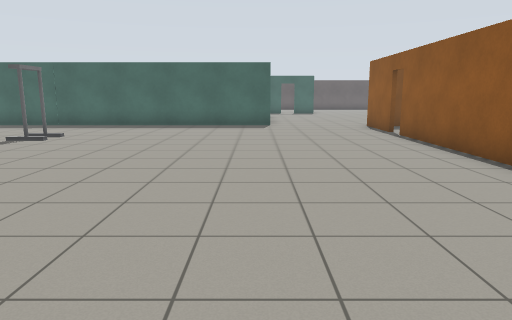
view 1 (above)

24 first-person views from a walk through a robot-simulator world made for Gazebo. The camera is 1.2 m above the floor, tilts 10° down and sees 70° across. The floor is counted in squares, 1 m on a side. Each view is taken from the middle of a square. On the plan, view 1 faces up. The plan holds only what a view shows up to about 14 squares ahead; the rest is blank. The place goes on beyond the plan. The robots in the file are not drawn. Gazebo's built-in surfaces are drawn with simple patterns.

view 2
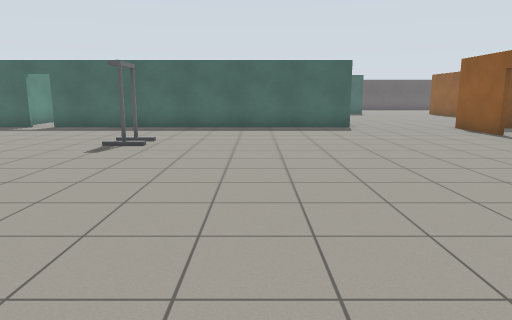

view 3
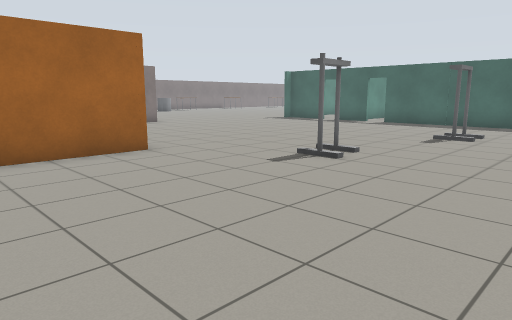

view 4
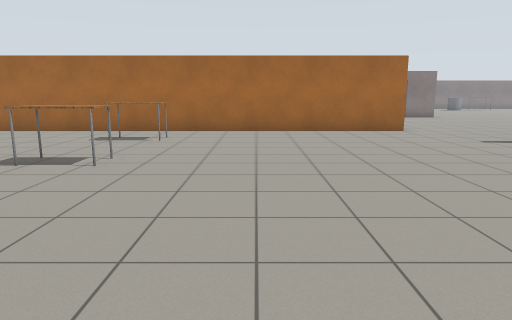

view 5
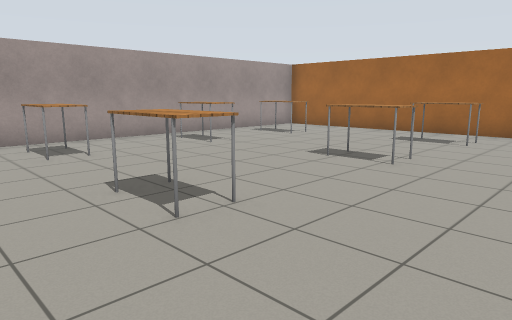

view 6
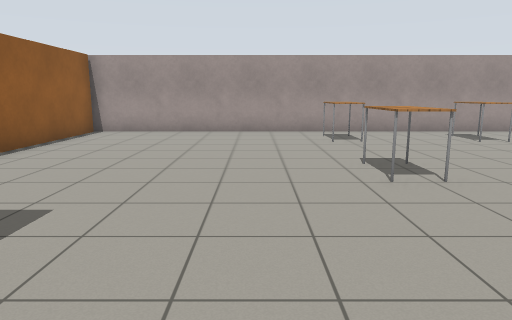

view 7
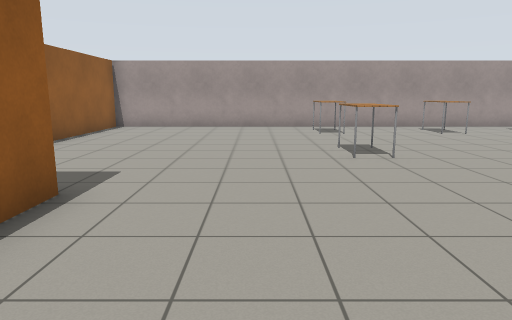

view 8
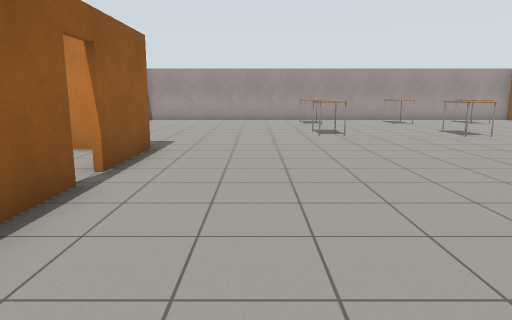

view 9
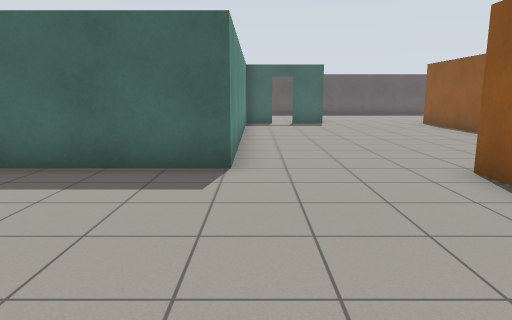

view 10
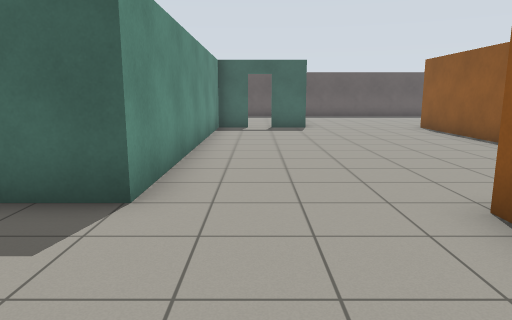

view 11
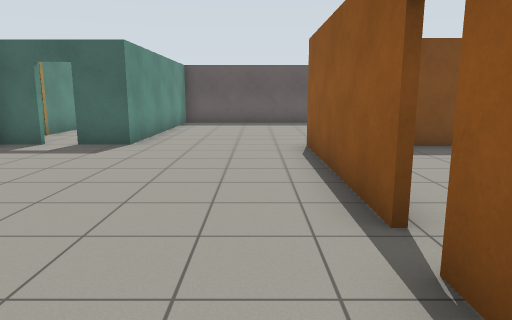

view 12
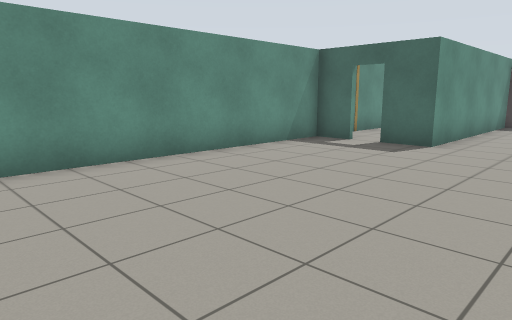

view 13
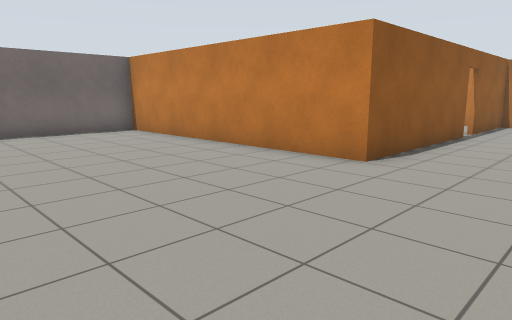

view 14
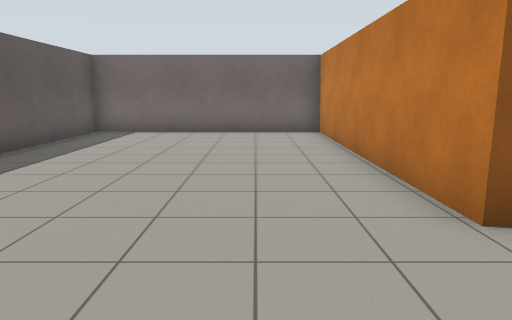

view 15
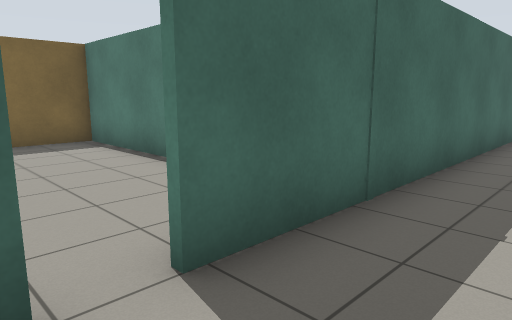

view 16
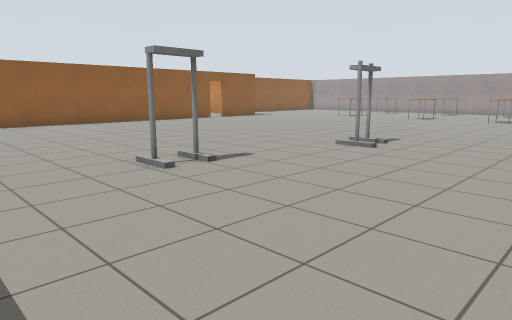

view 17
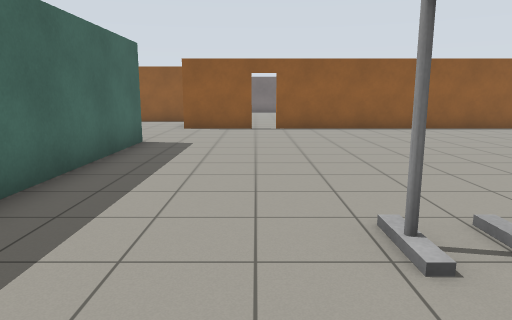

view 18
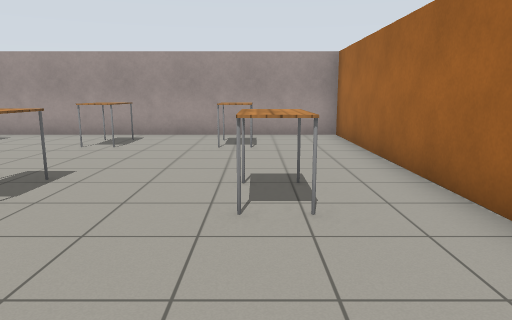

view 19
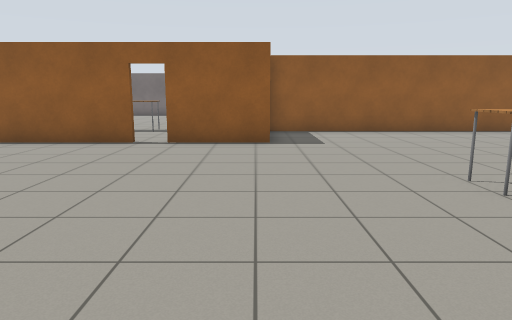

view 20
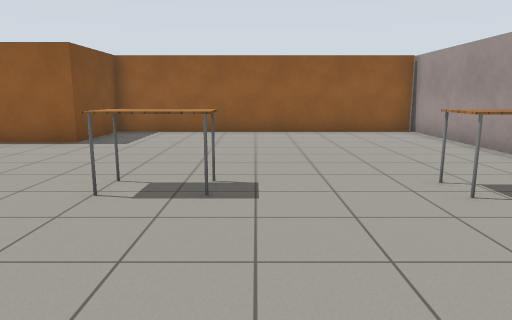

view 21
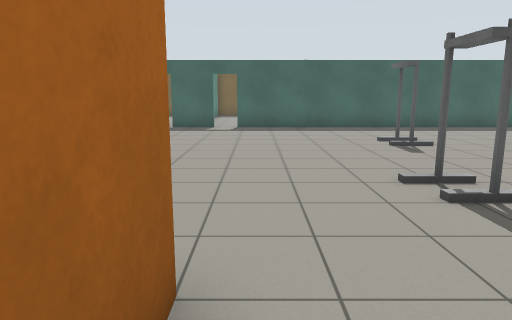

view 22
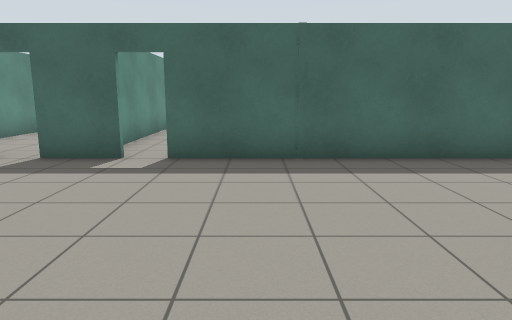

view 23
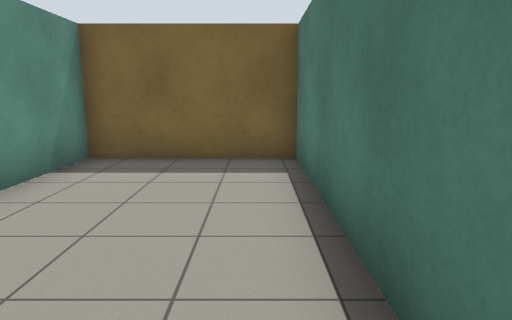

view 24
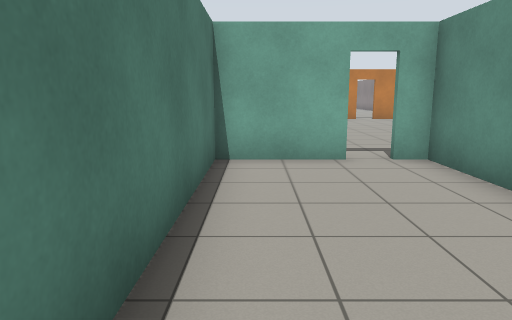

### Floor plan
Points are (right, up) in squares from view 1. A wall is a line through its corners. A room is listed if a view was taken in it or the views show most of it. See-through windows are left out.
Room 1 (views 1, 2, 3, 4, 5, 6, 7, 8, 9, 10, 11, 12, 13, 14, 15, 16, 17, 18, 19, 20, 21, 22)
walls: (4.4, 12.1) (4.4, 14.7); (4.4, 1.1) (4.4, 11.4); (8.2, 14.6) (8.2, 18.4); (-10.5, 3.1) (-10.5, -12.3) (7.8, -12.3); (-11.5, 15) (-12.5, 15); (8.2, 19.1) (8.2, 24.9) (17.3, 24.9) (17.3, 32.3) (16.9, 32.3); (1.8, 25) (0.6, 25) (0.6, 15) (-10.8, 15); (7.4, -12.3) (7.4, -2.4) (4.4, -2.4) (4.4, 0.4); (3.9, 32.4) (3.9, 25) (2.5, 25)
ways out: open door at (-11, 15) to room 2; open door at (2, 25); open door at (4, 1); open door at (4, 12); open door at (8, 19)
objects: table (-8, -11) to (-7, -10); table (-8, -6) to (-8, -5); grey pole (-7, 5); grey pole (-7, 6); grey pole (-6, 10); grey box (-6, 11); grey pole (-6, 12); table (-5, -6) to (-4, -5); table (-4, -11) to (-4, -10); table (-1, -11) to (0, -10); table (0, -6) to (0, -5)
Room 2 (views 23, 24)
walls: (-10.8, 15.1) (-8.2, 15.1) (-8.2, 23) (-12.3, 23) (-12.3, 15.1)
ways out: open door at (-11, 15) to room 1

Where each view was taken, in squares from view 1:
view 1: 0 up, 0 right, facing up
view 2: 1 up, 3 left, facing up
view 3: 1 down, 3 left, facing up-left
view 4: 2 down, 2 right, facing left
view 5: 2 down, 2 right, facing down-left
view 6: 0 up, 2 right, facing down
view 7: 2 up, 2 right, facing down
view 8: 6 up, 2 right, facing down
view 9: 9 up, 1 right, facing up
view 10: 11 up, 2 right, facing up
view 11: 16 up, 7 right, facing up
view 12: 16 up, 7 right, facing up-left
view 13: 31 up, 5 right, facing down-right
view 14: 27 up, 5 right, facing right
view 15: 13 up, 12 left, facing up-right
view 16: 14 up, 12 left, facing down-right
view 17: 12 up, 9 left, facing right
view 18: 1 down, 8 left, facing down
view 19: 2 down, 5 left, facing right
view 20: 7 down, 5 left, facing right
view 21: 1 up, 10 left, facing up
view 22: 8 up, 9 left, facing up
view 23: 16 up, 9 left, facing up
view 24: 22 up, 9 left, facing down
